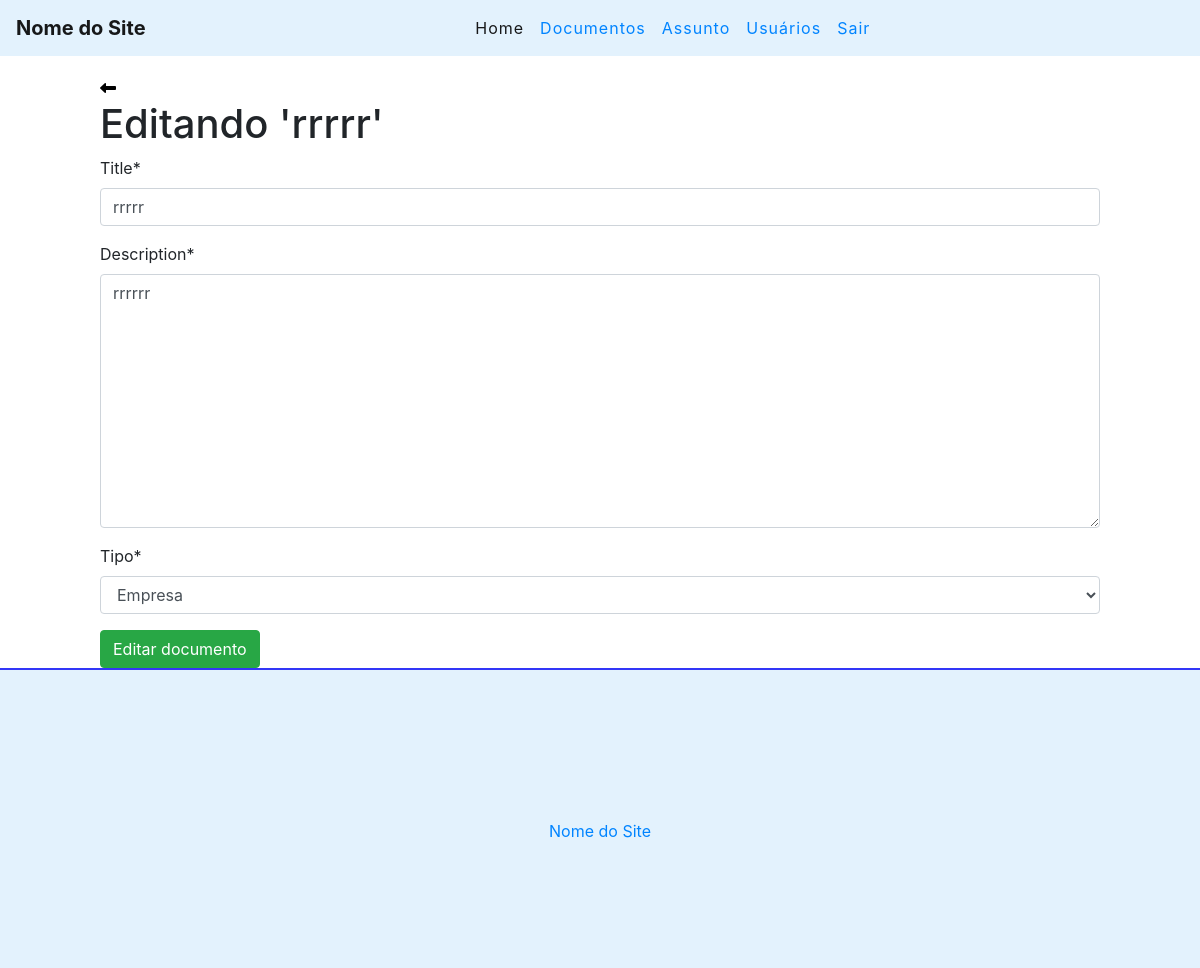
The page /edit/38 (signed in) on the database as committed earlier.
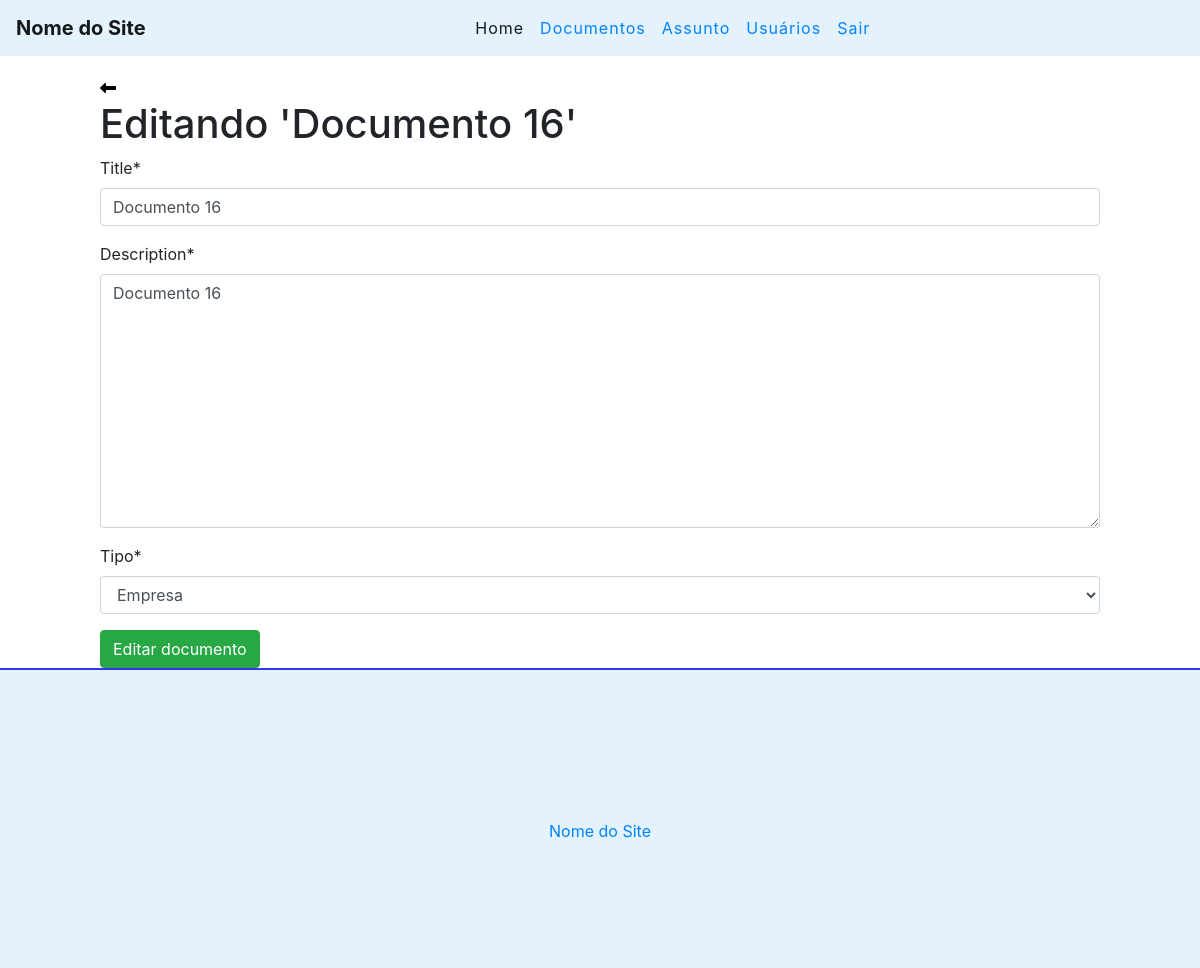
The same page on the database as committed later.
### documentos/models.py (models this page shows, shortened)
class Documento(models.Model):
    STATUS = (
        ('done', 'Empresa'),
        ('doing', 'Assunto'),
    )
    title = models.CharField(max_length=255)
    description = models.TextField()
    pdf = models.FileField(upload_to='upload_pdf/', max_length=100, blank=True)
    tipo = models.CharField(
        max_length=7,
        choices=STATUS
    )
    user = models.ForeignKey(get_user_model(), on_delete=models.CASCADE)
    created_at = models.DateTimeField(auto_now_add=True)
    updated_at = models.DateTimeField(auto_now=True)

### documentos/views.py (the view)
# urls.py: path('edit/<int:id>', views.editDoc, name="edit-doc"),
@login_required
def editDoc(request, id):
    documento = get_object_or_404(Documento, pk=id)
    form = DocForm(instance=documento)
    if(request.method == 'POST'):
        form = DocForm(request.POST, instance=documento)
        if(form.is_valid()):
            documento.save()
            messages.info(request, 'Documento alterado com sucesso')
            return redirect('/doc')
        else:
            return render(request, 'documentos/editdoc.html', {'form': form, 'documento': documento})
    else:
        return render(request, 'documentos/editdoc.html', {'form': form, 'documento': documento})

### documentos/forms.py
class DocForm(forms.ModelForm):
    class Meta:
        model = Documento
        fields = ('title', 'description', 'tipo')

### documentos/templates/documentos/editdoc.html (shortened to what this page needs)
{% extends 'base.html' %}
{% load crispy_forms_tags %}
{% block content %}
<div class="offset-1 col-10 list-div">
    <a href="/doc/">
        <i class="fas fa-long-arrow-alt-left"></i>
    </a>
    <h1>Editando '{{documento.title}}'</h1>
    <form method="POST">
        {{ form|crispy }}
        <input type="submit" class="btn btn-success" value="Editar documento">
    </form>
</div>
{% endblock %}

Rows that differ between the two databases and show on the page:
changed Documento "Empresa": title "rrrrr" → "Documento 16"; description "rrrrrr" → "Documento 16"
